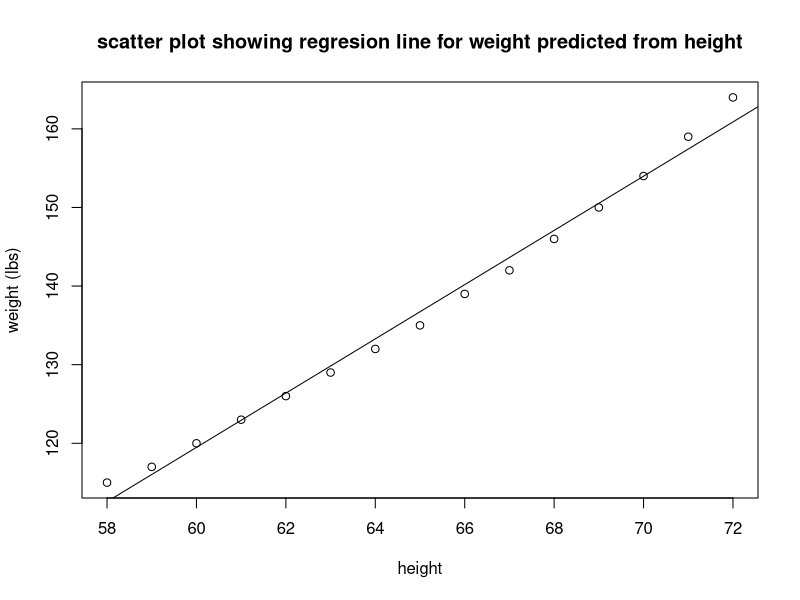

Recreate this plot in R.
# user dataset called woman contains height & weight data 
# for 15 women between 30 ~39
# dependent variable = weight - after knowing input, we can guess
# independent = height - input 
# if we know a person's height, we're gonna try to 
attach(women)
simple_linear_model <- lm(weight ~ height, data = women)
simple_linear_model
plot(height, weight, 
     main = "scatter plot showing regresion line for weight predicted from height",
     xaxix = "height (inches)",
     ylab = "weight (lbs)")
# whether this model has any type of __ fit with the correlation between 2 vars
abline(simple_linear_model)
summary(simple_linear_model)
# result analysis
# Residuals - distribution of the data 
# median should not be far away from zero
# max values should be roughly five
# coefficient - regression ..statistical significance
# signif code